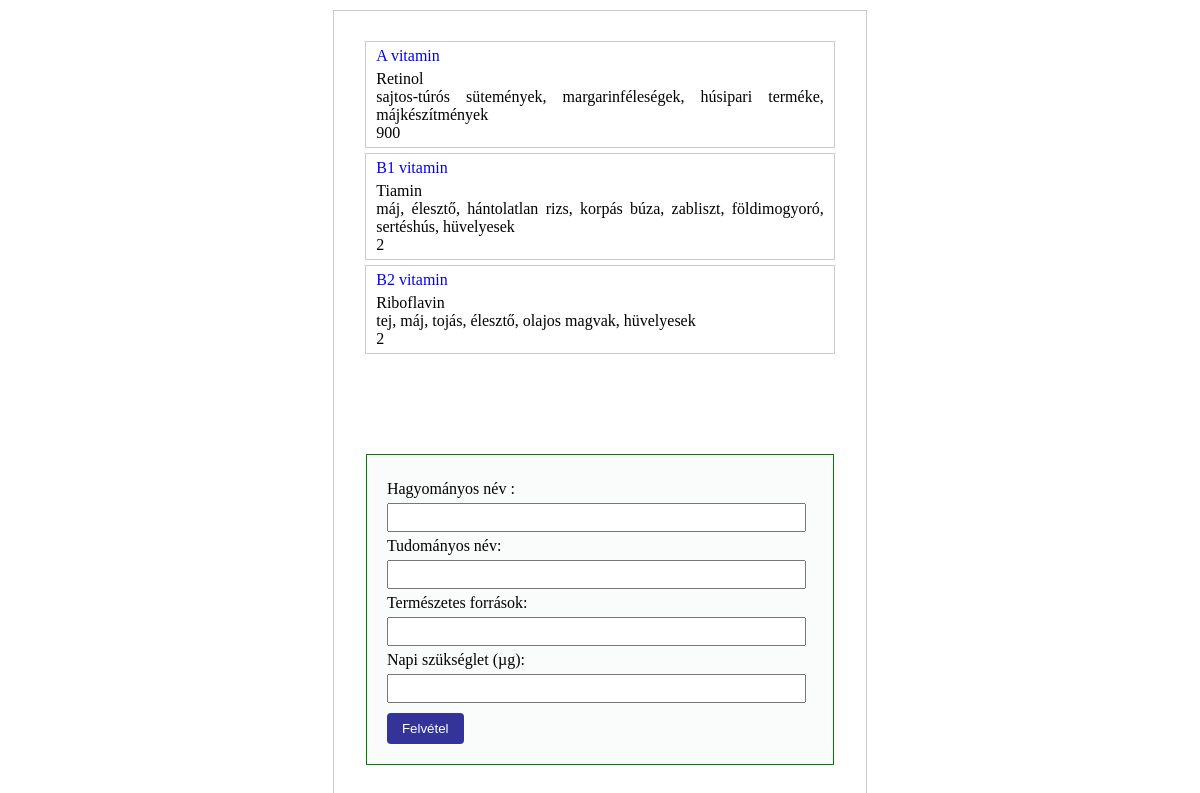
The page / on the database its author committed.
### tables this page shows
CREATE TABLE `vitaminok` (
  `id` int(11) NOT NULL,
  `hagyomanyosNev` varchar(1000) NOT NULL,
  `tudomanyosNev` varchar(1000) NOT NULL,
  `termeszetesForrasok` varchar(1000) NOT NULL,
  `napiSzukseglet` int(11) NOT NULL
);

### server.php (the view, shortened to what this page needs)
<?php
  $conn = mysqli_connect('localhost', 'root', '', 'szaboedina');
  $sql = "SELECT * FROM vitaminok";
  $result = mysqli_query($conn, $sql);
  $vitaminok = '<div id="display_area">';
  while ($row = mysqli_fetch_array($result)) {
  	$vitaminok .= '<div class="comment_box">
  		  <span class="delete" data-id="' . $row['id'] . '" >Törlés</span>
  		  <span class="edit" data-id="' . $row['id'] . '">Módosítás</span>
          <div class="display_hagyomanyosNev">'. $row['hagyomanyosNev'] .'</div>
          <div class="vitamin_tudomanyosNev">'. $row['tudomanyosNev'] .'</div>
          <div class="vitamin_termeszetesForrasok">'. $row['termeszetesForrasok'] .'</div>
          <div class="vitamin_napiSzukseglet">'. $row['napiSzukseglet'] .'</div>
  	  </div>';
  }
  $vitaminok .= '</div>';
?>

### index.php (shortened to what this page needs)
<?php include('server.php'); ?>
<!DOCTYPE html>
<html lang="hun">
<head>
  <link rel="stylesheet" href="styles.css">
</head>
<body>
  <div class="wrapper">
  	<?php echo $vitaminok; ?>
  	<form class="comment_form">
      <div>
        <label for="name">Hagyományos név :</label>
        <input type="text" name="hagyomanyosNev" id="hagyomanyosNev">
      </div>
      <div>
        <label for="name">Tudományos név:</label>
        <input type="text" name="tudomanyosNev" id="tudomanyosNev">
      </div>
      <div>
        <label for="name">Természetes források:</label>
        <input type="text" name="termeszetesForrasok" id="termeszetesForrasok">
      </div>
      <div>
        <label for="name">Napi szükséglet (µg):</label>
        <input type="number" name="napiSzukseglet" id="napiSzukseglet">
      </div>
      <button type="button" id="submit_btn">Felvétel</button>
  	</form>
  </div>
</body>
</html>

### styles.css (style rules this page uses)
.wrapper { width: 45%; height: auto; margin: 10px auto; border: 1px solid #cbcbcb; background: white; }
.comment_form { width: 80%; margin: 100px auto; border: 1px solid green; background: #fafcfc; padding: 20px; }
.comment_form label { display: block; margin: 5px 0px 5px 0px; }
.comment_form input, textarea { padding: 5px; width: 95%; }
#submit_btn, #update_btn { padding: 8px 15px; color: white; background: #339; border: none; border-radius: 4px; margin-top: 10px; }
#display_area { width: 90%; padding-top: 15px; margin: 10px auto; }
.comment_box { cursor: default; margin: 5px; border: 1px solid #cbcbcb; padding: 5px 10px; position: relative; }
.vitamin_termeszetesForrasok { text-align: justify; }
.vitamin_napiSzukseglet { text-align: justify; }
.vitamin_tudomanyosNev { text-align: justify; }
.display_hagyomanyosNev { color: blue; padding: 0px; margin: 0px 0px 5px 0px; }

### rows shown on the page
vitaminok: hagyomanyosNev "A vitamin", tudomanyosNev "Retinol", termeszetesForrasok "sajtos-túrós sütemények, margarinféleségek, húsipari terméke, májkészítmények", napiSzukseglet "900"
vitaminok: hagyomanyosNev "B1 vitamin", tudomanyosNev "Tiamin", termeszetesForrasok "máj, élesztő, hántolatlan rizs, korpás búza, zabliszt, földimogyoró, sertéshús, hüvelyesek", napiSzukseglet "2"
vitaminok: hagyomanyosNev "B2 vitamin", tudomanyosNev "Riboflavin", termeszetesForrasok "tej, máj, tojás, élesztő, olajos magvak, hüvelyesek", napiSzukseglet "2"
